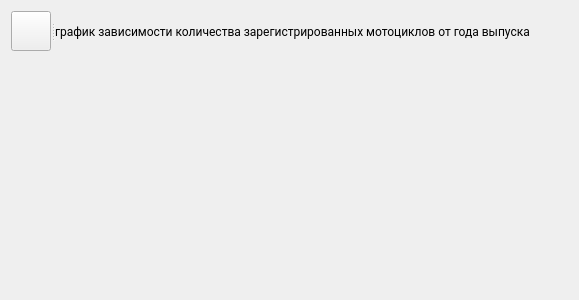
<?xml version="1.0" encoding="UTF-8"?>
<ui version="4.0">
 <class>GraficForm</class>
 <widget class="QWidget" name="GraficForm">
  <property name="geometry">
   <rect>
    <x>0</x>
    <y>0</y>
    <width>579</width>
    <height>300</height>
   </rect>
  </property>
  <property name="font">
   <font>
    <family>Roboto</family>
    <italic>false</italic>
   </font>
  </property>
  <property name="windowTitle">
   <string>Статистика</string>
  </property>
  <layout class="QGridLayout" name="gridLayout">
   <item row="0" column="0">
    <layout class="QVBoxLayout" name="verticalLayout">
     <item>
      <widget class="QSplitter" name="splitter">
       <property name="orientation">
        <enum>Qt::Horizontal</enum>
       </property>
       <widget class="QPushButton" name="btnHome">
        <property name="minimumSize">
         <size>
          <width>40</width>
          <height>40</height>
         </size>
        </property>
        <property name="maximumSize">
         <size>
          <width>40</width>
          <height>40</height>
         </size>
        </property>
        <property name="text">
         <string/>
        </property>
        <property name="icon">
         <iconset>
          <normaloff>../../Загрузки/png-transparent-house-svg-vector-gray-house-gray-vector.png</normaloff>../../Загрузки/png-transparent-house-svg-vector-gray-house-gray-vector.png</iconset>
        </property>
        <property name="iconSize">
         <size>
          <width>32</width>
          <height>32</height>
         </size>
        </property>
       </widget>
       <widget class="QLabel" name="label">
        <property name="text">
         <string>график зависимости количества зарегистрированных мотоциклов от года выпуска</string>
        </property>
       </widget>
      </widget>
     </item>
     <item>
      <widget class="QCustomPlot" name="widget" native="true"/>
     </item>
    </layout>
   </item>
  </layout>
 </widget>
 <customwidgets>
  <customwidget>
   <class>QCustomPlot</class>
   <extends>QWidget</extends>
   <header>qcustomplot.h</header>
   <container>1</container>
  </customwidget>
 </customwidgets>
 <resources/>
 <connections>
  <connection>
   <sender>btnHome</sender>
   <signal>clicked()</signal>
   <receiver>GraficForm</receiver>
   <slot>close()</slot>
   <hints>
    <hint type="sourcelabel">
     <x>26</x>
     <y>26</y>
    </hint>
    <hint type="destinationlabel">
     <x>199</x>
     <y>149</y>
    </hint>
   </hints>
  </connection>
 </connections>
</ui>
